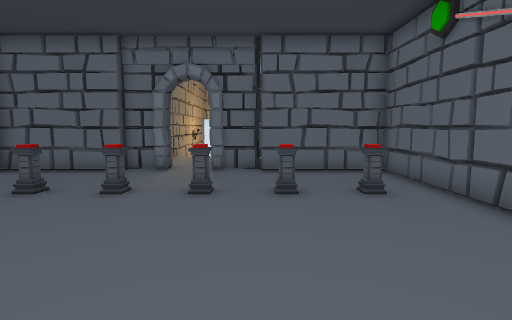
view 1 (above)

16 first-person views from a walk through a Unity game level. The camera is 1.5 m above the floor, tilts 6° down and sees 80° across. Doors are open. The floor is counted in squares, 1 m on a side. Each view is taken from the middle of a square. On the plan, view 1 faces up. The plan holds only what a view shows up to about 15 squares ahead; the rest is blank. The place goes on beyond the plan. The player is left out. Some surface patterns are stand-ins.

view 2
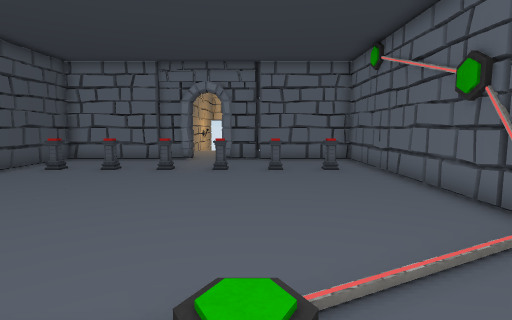

view 3
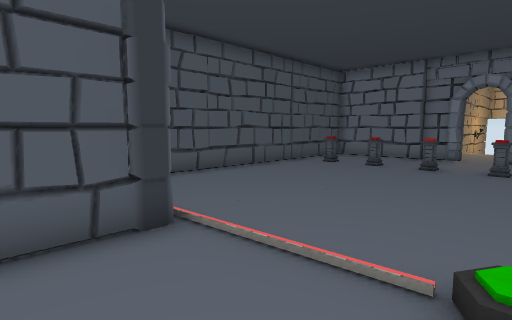

view 4
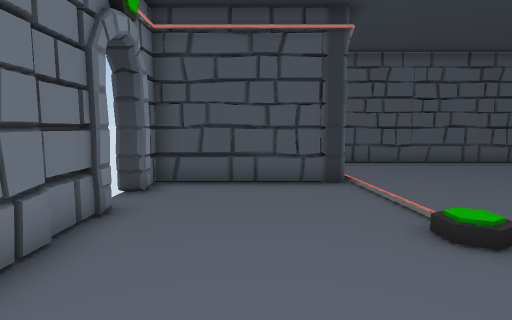

view 5
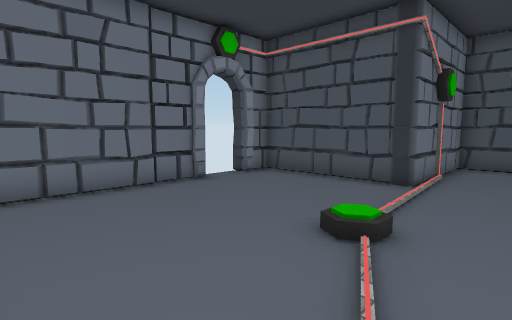

view 6
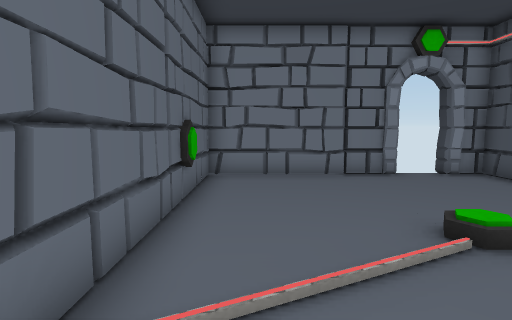

view 7
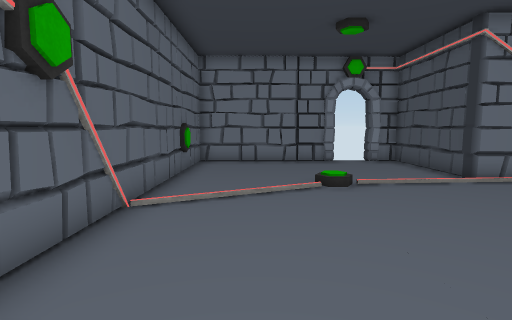

view 8
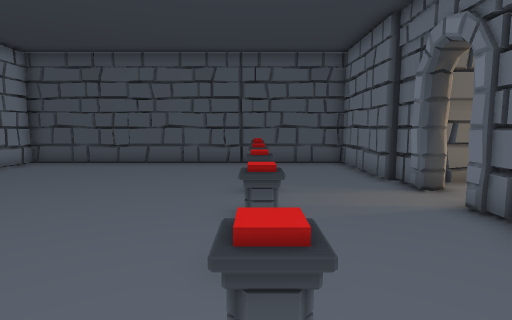

view 9
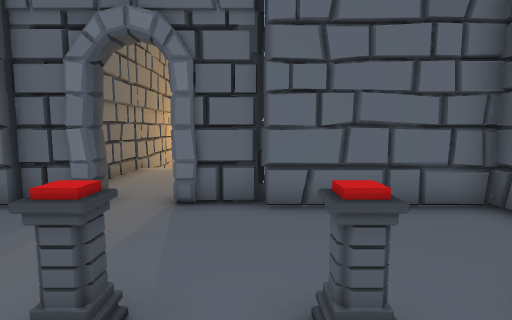

view 10
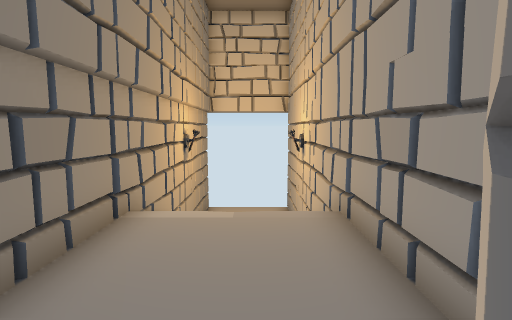

view 11
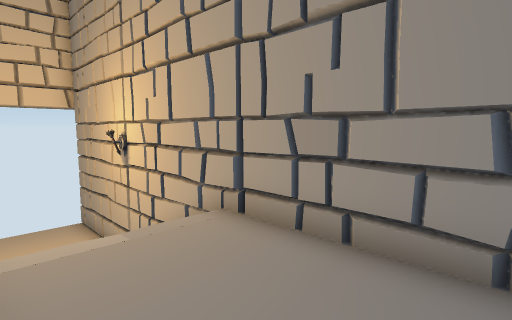

view 12
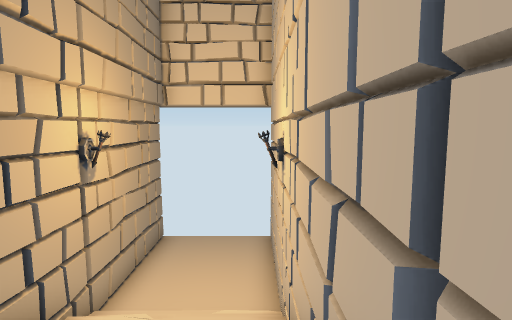

view 13
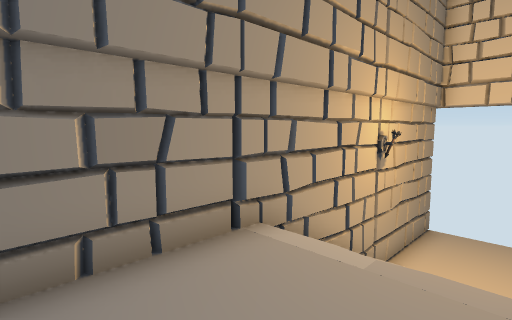

view 14
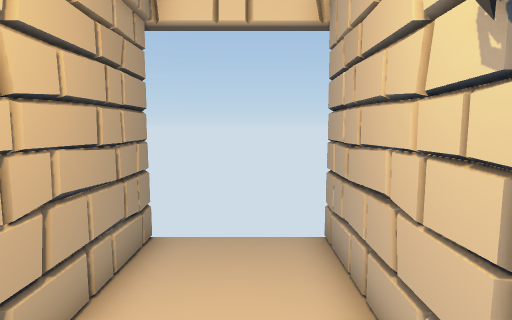

view 15
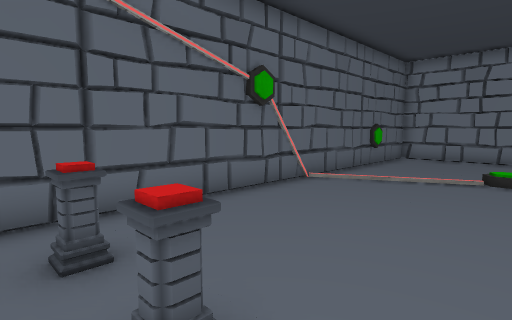

view 16
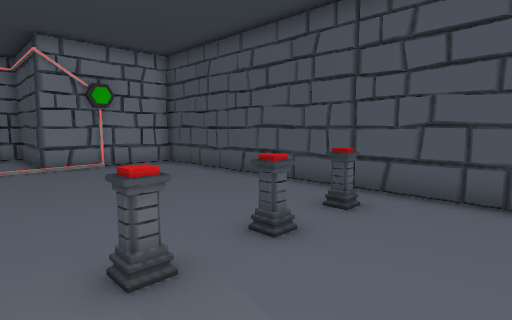

### Floor plan
Key: @ floor where view 1 was taken; # wall or solid block; . main floor; - floor 2.25 m lower than the main floor; / step, stairs or slope; D open door; C column; O other object.
Columns run from 9 left of view 1 to 5 right of it. Each row starts with its distance up from view 1.
 26     #    #
 25     #----#
 24     #----#
 23     #----#
 22     #----#
 21     #////#
 20     #////#
 19     #/ / #
 18     #/   #
 17     #/// #
 16     #....#
 15     #....#
 14     #....#
 13     #....#
 12     #....#
 11 ######..#######
 10 #.............#
  9 #.............#
  8 #.............#
  7 #.C.C.C.C.C.C.#
  6 #.............#
  5 #.............#
  4 #.............#
  3 #.............#
  2 #.............#
  1 #.............#
  0 #........@....#
 -1 #.............#
 -2 #........O....#
 -3 #####.........#
 -4     #.........#
 -5     #.........#
 -6     #.........#
 -7     #.........#
 -8     ##DD#######

Where each view was taken, in squares from view 1:
view 1: 0 up, 0 right, facing up
view 2: 4 down, 0 right, facing up
view 3: 5 down, 0 right, facing up-left
view 4: 5 down, 4 right, facing left
view 5: 0 up, 4 right, facing down-left
view 6: 2 up, 3 right, facing down
view 7: 6 up, 2 right, facing down
view 8: 7 up, 4 right, facing left
view 9: 5 up, 0 right, facing up
view 10: 11 up, 2 left, facing up
view 11: 12 up, 4 left, facing up-right
view 12: 15 up, 1 left, facing up
view 13: 13 up, 1 left, facing up-left
view 14: 19 up, 2 left, facing up
view 15: 8 up, 1 left, facing down-right
view 16: 10 up, 2 left, facing down-left
